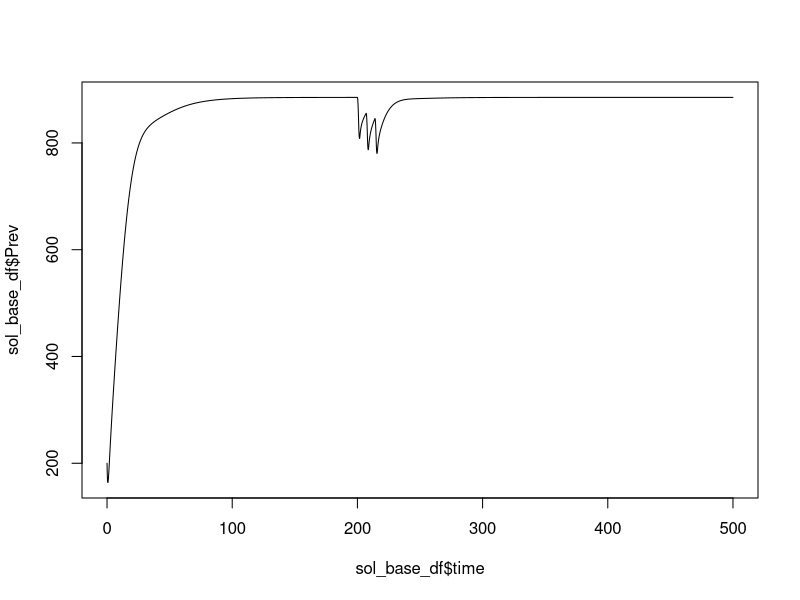
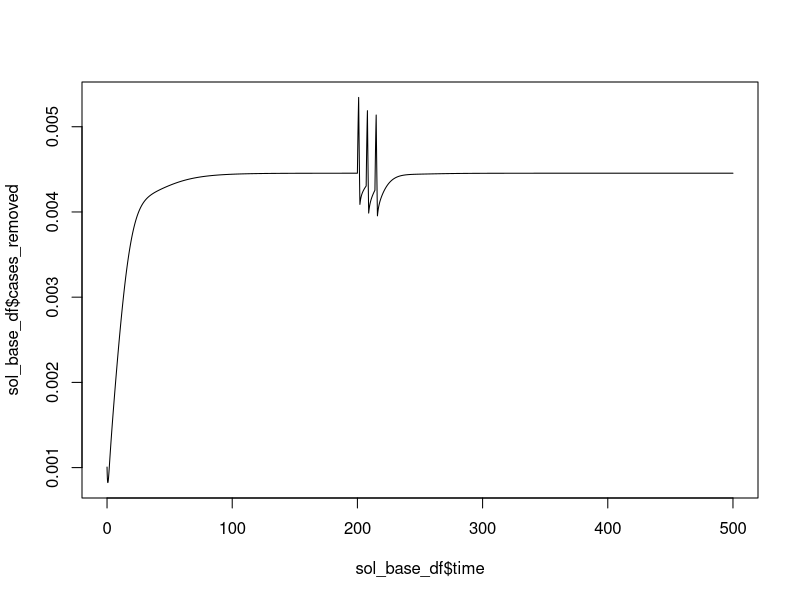
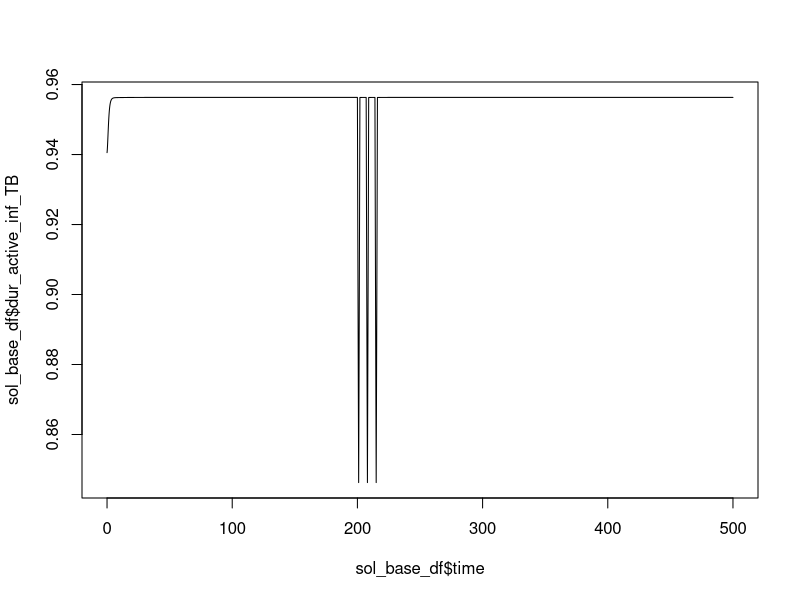

The R script that drew these images, in order:
library(deSolve)

PSmodel <- function (t, x,pars) {
  with(as.list(c(x,pars)),{
    
    pars <- pars/50
    
    del <- approxfun(x=survey_times(survey_interval),y=rep(c(CDR, CDR_survey, CDR),3),method="linear",rule=2)
    k <- approxfun(x=survey_times(survey_interval),y=rep(c(k_base, k_int, k_base),3),method="linear",rule=2) 
    
    births <- Mu*(U + Ls + Lf + I + N + C) + Mui*I + Mun*N   
    P <- U + Ls + Lf + I + N + C 
    
    #Betas
    bw <- (1-r) * b
    bc <- r * b
    
    #FOIs
    foi_basic <- bw * U * (I + (c*N))
    foi_comm <- bc * U *Ic
    foi_exo_react <- bw * a * x * (I + (c*N)) * Ls
    foi_exo_react_comm <- bc * a * x * Ic * Ls
    foi_reinf <- bw * a * x * (I + (c*N)) * C
    foi_reinf_comm <- bc * a * x * Ic * C
    
    # Derivatives
    
    dU <- births - foi_basic - foi_comm - Mu*U                    
    dLs <- ((1-a)*(foi_basic + foi_comm)) - foi_exo_react - foi_exo_react_comm - (vs + Mu)*Ls   
    dLf <- (a * (foi_basic + foi_comm)) - (vf + Mu)*Lf 
    dI <- sg*(vs*Ls + vf*Lf + foi_exo_react + foi_exo_react_comm 
                            + foi_reinf + foi_reinf_comm + p*C) + theta*N - (del(t)*k(t)*tau + Mu + Mui + nc)*I 
    dN <- (1-sg)*(vs*Ls + vf*Lf + foi_exo_react + foi_exo_react_comm 
                                + foi_reinf + foi_reinf_comm + p*C) - (theta + del(t)*k(t)*tau + Mu + Mun + nc)*N  
    dC <- (nc + del(t)*k(t)*tau)*(I + N) - foi_reinf - foi_reinf_comm - (p + Mu)*C 

    # Outputs
    
    Inc <- vs*Ls + vf*Lf + foi_exo_react + foi_exo_react_comm + foi_reinf + foi_reinf_comm + p*C 
    Inc_first <- vf*Lf
    Inc_react <- vs*Ls + foi_exo_react_comm + foi_exo_react
    Inc_reinf <- foi_reinf + foi_reinf_comm
    Inc_relap <- p*C
    Inc_recent <- Inc_first + foi_exo_react + foi_exo_react_comm + Inc_reinf 
    Inc_inf_out_comm <- foi_comm + foi_exo_react_comm + foi_reinf_comm
    case_notification_rate <- del(t) * Inc #Is this right?
    cases_removed <- del(t) * k(t) * tau * (I + N) #Is this right?
    TB_prev <- I+N                 
    Inf_prev <- Ls + Lf + I + N + C        
    TB_Deaths <- Mui*I + Mun*N
    
    dur_I <- 1/(Mu + Mui + del(t)*k(t)*tau + nc)
    dur_N <- 1/(theta + Mu + Mun + del(t)*k(t)*tau + nc)
    
    dur_active_TB <- (I*dur_I + N*dur_N)/(I + N)
    dur_active_inf_TB <- (I*dur_I + c*N*dur_N)/(I + c*N)
    
    list(
      c(dU,dLs,dLf,dI,dN,dC),
      Total = P,
      Inc = Inc * 100000 * 50,
      Inc_first = Inc_first,
      Inc_react = Inc_react,
      Inc_reinf = Inc_reinf,
      Inc_relap = Inc_relap,
      Inc_recent = Inc_recent,
      Inc_inf_out_comm = Inc_inf_out_comm,
      case_notification_rate = case_notification_rate * 100000,
      cases_removed = cases_removed,
      dur_active_TB = dur_active_TB,
      dur_active_inf_TB = dur_active_inf_TB,
      Prev = TB_prev * 100000,
      Inf_prev = Inf_prev * 100000,
      Mort = TB_Deaths * 100000
    )
  })
}

CDR_int <- function(CDR, cov, sens) {CDR + ((1-CDR)*cov*sens)}

survey_times <- function(survey_interval) {
  cumsum(c(200, 1, 1, rep(c(survey_interval, 1, 1), 2)))
}

Init_inf <- 0.2 # Fraction of the pop initially infected
yinit <- c(U=1-Init_inf,Ls=0.99*Init_inf,Lf=0,I=0.01*Init_inf,N=0,C=0)

pars_base <- c(b=22,  
               p=0.01,
               a=0.11, 
               vf=0.67, 
               vs=0.0005, 
               sg=0.45, 
               x=0.65, 
               nc=0.2, 
               theta=0.015,  
               Mu=0.06,
               Mui=0.3,
               Mun=0.21,
               CDR=0.7, 
               CDR_survey=CDR_int(0.7,0.7,0.9),
               tau=0.91,
               k_base=0.79,
               k_int = 0.79,
               r=0.2, 
               c=0.22, 
               Ic = 0.002, 
               survey_interval=5)

sol_base <-ode(y=yinit,times=seq(0,500, by=0.02),func=PSmodel,parms=pars_base)

#time step = 0.02 of a year; equilirbium is reached by about 100 years (=500 time steps)

sol_base_df <- as.data.frame(sol_base)

plot(sol_base_df$time, sol_base_df$Prev, type = "l")
plot(sol_base_df$time, sol_base_df$cases_removed, type = "l")
plot(sol_base_df$time, sol_base_df$dur_active_inf_TB, type = "l")













                 
                 
                 
